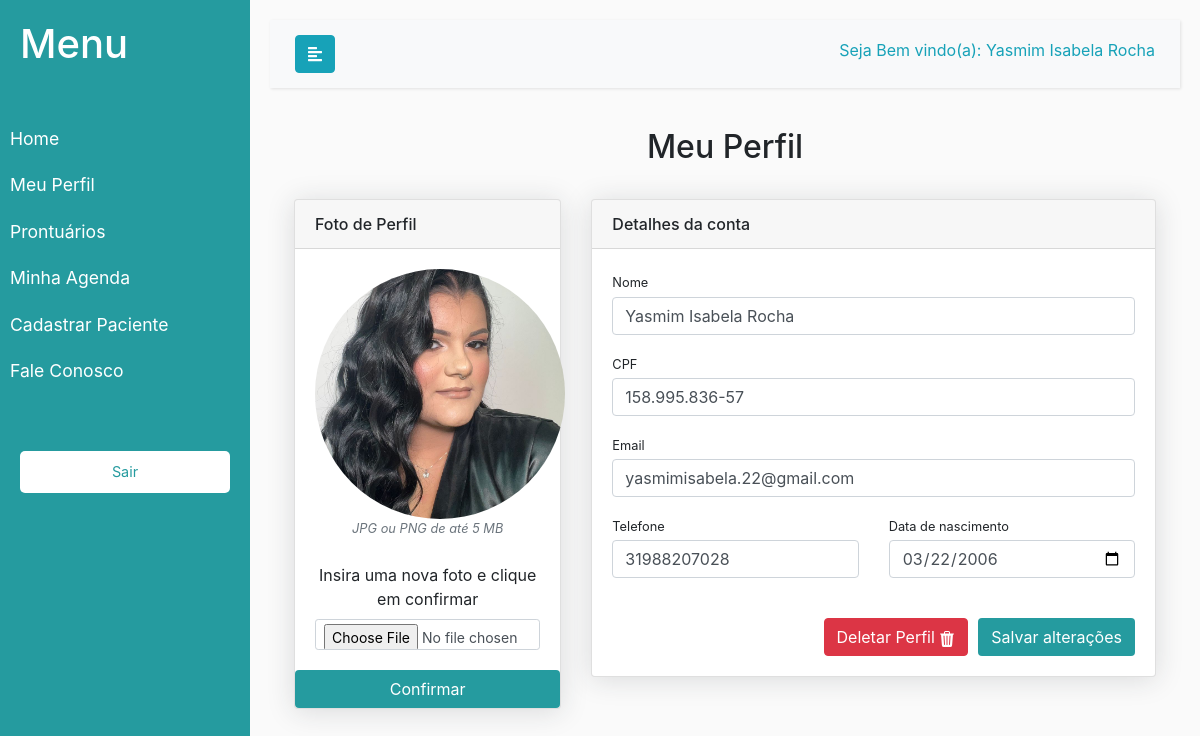
Page /meuPerfil.php (signed in) on the committed database.
### tables this page shows
CREATE TABLE `psicologo` (
  `cpf` varchar(14) NOT NULL,
  `nome` varchar(500) NOT NULL,
  `senha` text NOT NULL,
  `chave_recuperarSenha` varchar(220) DEFAULT NULL,
  `email` varchar(250) NOT NULL,
  `cod` bigint(20) UNSIGNED NOT NULL,
  `telefone` varchar(16) NOT NULL,
  `dataNasc` date NOT NULL,
  `img` text NOT NULL
);

### meuPerfil.php (the view, shortened to what this page needs)
<!DOCTYPE html>
<html lang="pt-br">
<head>
    <link rel="stylesheet" href="style/meuperfil.css">
    <link rel="stylesheet" href="https://stackpath.bootstrapcdn.com/bootstrap/4.1.3/css/bootstrap.min.css">
</head>
<body>
    <?php
    if (isset($_SESSION["email"])) {
        require_once("menu.php");
    ?>
        <div class="container-xl px-4 mt-4">
            <h2 style="text-align: center; padding-bottom: 25px;"> Meu Perfil </h2>
            <div class="row">
                <div class="col-xl-4">
                    <form action="uploadImg.php" method="post" enctype="multipart/form-data">
                        <div class="card mb-4 mb-xl-0">
                            <div class="card-header">Foto de Perfil </div>
                            <div class="card-body text-center">
                                <?php include_once("exibirImg.php");
                                ?>
                                <div class="small font-italic text-muted mb-4">JPG ou PNG de até 5 MB</div>
                                <div>
                                    <label for="formFileSm" class="form-label">Insira uma nova foto e clique em confirmar</label>
                                    <input class="form-control form-control-sm" type="file" name="upload" id="upload" accept="image/png, image/jpeg, image/jpg">
                                </div>
                            </div>
                            <button class="btn" type="submit" name="upload" style="background-color: #259B9F;">Confirmar</button>
                    </form>
                </div>
            </div>
            <div class="col-xl-8">
                <div class="card mb-4">
                    <div class="card-header">Detalhes da conta</div>
                    <div class="card-body">
                        <form action="updatePsi.php" method="POST">
                            <div class="mb-3">
                                <label class="small mb-1" for="inputUsername">Nome</label>
                                <input class="form-control" name="nome" id="nome" type="text" placeholder="Insira seu nome completo" value="<?php echo $pessoa["nome"]; ?>">
                            </div>
                            <div class="mb-3">
                                <label class="small mb-1" for="inputUsername">CPF</label>
                                <input class="form-control" name="cpf" id="cpf" type="text" placeholder="Insira seu CPF" value="<?php echo $pessoa["cpf"]; ?>">
                            </div>
                            <div class="mb-3">
                                <label class="small mb-1" for="inputEmailAddress">Email</label>
                                <input class="form-control" name="email" id="email" type="email" placeholder="Insira seu email" value="<?php echo $pessoa["email"]; ?>">
                            </div>
                            <div class="row gx-3 mb-3">
                                <div class="col-md-6">
                                    <label class="small mb-1" for="inputPhone">Telefone</label>
                                    <input class="form-control" name="telefone" id="telefone" type="text" placeholder="Insira seu número de telefone" value="<?php echo $pessoa["telefone"]; ?>">
                                </div>
                                <div class="col-md-6">
                                    <label class="small mb-1" for="inputBirthday">Data de nascimento</label>
                                    <input class="form-control" name="dataNasc" id="dataNasc" type="date" name="birthday" placeholder="Insira sua data de nascimento" value="<?php echo $pessoa["dataNasc"]; ?>">
                                </div>
                            </div>
                            <br>
                            <div class="d-grid gap-2 d-md-flex justify-content-md-end">
                                <button class="btn btn-danger me-md-2" type="button" onclick="confirmarExclusao(
                                    '<?php echo $_SESSION["cod"] ?>')">Deletar Perfil
                                </button>
                                <button class="btn" type="submit" name="update" id="update" style="background-color: #259B9F; margin-left: 10px;">Salvar alterações</button>
                            </div>
                        </form>
                    </div>
                </div>
            </div>
        </div>
    <?php
    }
    ?>
</body>
</html>

### exibirImg.php (shortened to what this page needs)
<?php
include_once("conexao.php");
$cod = $_SESSION["cod"];
$sql = "SELECT * from psicologo WHERE cod = $cod";
$result = $conn->query($sql);
if ($result->num_rows > 0) {
    while ($exibir = $result->fetch_assoc()) {
?>
        <div class="exibir">
            <img style="width: 250px; height: 250px; object-fit: cover; border-radius: 50%;" src=uploads/<?php echo $exibir["img"] ?>>
        </div>
<?php
        $sql = "SELECT * FROM psicologo
                                        WHERE cod = '$cod'";
        $result = $conn->query($sql);
        $pessoa = $result->fetch_assoc();
    }
} else {
    echo "Nenhum registro encontrado.";
}
?>

### style/meuPerfil.css (style rules this page uses)
body { margin-top: 20px; background-color: #f2f6fc; color: #69707a; }
img { width: 180px; height: 2180px; border-radius: 50% !important }
.card { box-shadow: 0 0.15rem 1.75rem 0 rgb(33 40 50 / 15%); }
.card .card-header { font-weight: 500; }
.card-header:first-child { border-radius: 0.35rem 0.35rem 0 0; }
.card-header { padding: 1rem 1.35rem; margin-bottom: 0; background-color: rgba(33, 40, 50, 0.03); border-bottom: 1px solid rgba(33, 40, 50, 0.125); }
.btn { color: #fff; background-color: #259B9F; border-color: #259B9F; }

### style/menu.css (style rules this page uses)
body { background: #fafafa; }

### menu.php (style rules this page uses)
body { margin: 0; padding: 0; background-size: cover; background-position: center; background-attachment: fixed; }

### rows in the picture
psicologo: img (picture), nome "Yasmim Isabela Rocha", cpf "158.995.836-57", email "yasmimisabela.22@gmail.com", telefone "31988207028", dataNasc "03/22/2006"

### other values in the picture
$_SESSION["nome"] "Yasmim Isabela Rocha"
